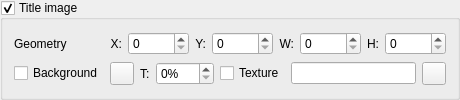
                 <widget class="QGroupBox" name="groupBoxTitle">
                  <property name="toolTip">
                   <string>Control display of title image</string>
                  </property>
                  <property name="title">
                   <string>Title image</string>
                  </property>
                  <property name="checkable">
                   <bool>true</bool>
                  </property>
                  <property name="checked">
                   <bool>true</bool>
                  </property>
                  <layout class="QGridLayout" name="gridLayout_16">
                   <item row="0" column="0">
                    <widget class="QLabel" name="labelSceneTitleGeometry">
                     <property name="text">
                      <string>Geometry</string>
                     </property>
                    </widget>
                   </item>
                   <item row="0" column="1">
                    <layout class="QHBoxLayout" name="horizontalLayout_17">
                     <item>
                      <widget class="QLabel" name="label_56">
                       <property name="sizePolicy">
                        <sizepolicy hsizetype="Fixed" vsizetype="Preferred">
                         <horstretch>0</horstretch>
                         <verstretch>0</verstretch>
                        </sizepolicy>
                       </property>
                       <property name="text">
                        <string>X:</string>
                       </property>
                       <property name="alignment">
                        <set>Qt::AlignRight|Qt::AlignTrailing|Qt::AlignVCenter</set>
                       </property>
                      </widget>
                     </item>
                     <item>
                      <widget class="QSpinBox" name="spinBoxSceneTitlePosX">
                       <property name="toolTip">
                        <string>X coordinate of item position</string>
                       </property>
                       <property name="maximum">
                        <number>99999</number>
                       </property>
                      </widget>
                     </item>
                     <item>
                      <widget class="QLabel" name="label_57">
                       <property name="sizePolicy">
                        <sizepolicy hsizetype="Fixed" vsizetype="Preferred">
                         <horstretch>0</horstretch>
                         <verstretch>0</verstretch>
                        </sizepolicy>
                       </property>
                       <property name="text">
                        <string>Y:</string>
                       </property>
                       <property name="alignment">
                        <set>Qt::AlignRight|Qt::AlignTrailing|Qt::AlignVCenter</set>
                       </property>
                      </widget>
                     </item>
                     <item>
                      <widget class="QSpinBox" name="spinBoxSceneTitlePosY">
                       <property name="toolTip">
                        <string>Y coordinate of item position</string>
                       </property>
                       <property name="maximum">
                        <number>99999</number>
                       </property>
                      </widget>
                     </item>
                     <item>
                      <widget class="QLabel" name="label_58">
                       <property name="sizePolicy">
                        <sizepolicy hsizetype="Fixed" vsizetype="Preferred">
                         <horstretch>0</horstretch>
                         <verstretch>0</verstretch>
                        </sizepolicy>
                       </property>
                       <property name="text">
                        <string>W:</string>
                       </property>
                       <property name="alignment">
                        <set>Qt::AlignRight|Qt::AlignTrailing|Qt::AlignVCenter</set>
                       </property>
                      </widget>
                     </item>
                     <item>
                      <widget class="QSpinBox" name="spinBoxSceneTitleWidth">
                       <property name="toolTip">
                        <string>Item width</string>
                       </property>
                       <property name="maximum">
                        <number>99999</number>
                       </property>
                      </widget>
                     </item>
                     <item>
                      <widget class="QLabel" name="label_59">
                       <property name="sizePolicy">
                        <sizepolicy hsizetype="Fixed" vsizetype="Preferred">
                         <horstretch>0</horstretch>
                         <verstretch>0</verstretch>
                        </sizepolicy>
                       </property>
                       <property name="text">
                        <string>H:</string>
                       </property>
                       <property name="alignment">
                        <set>Qt::AlignRight|Qt::AlignTrailing|Qt::AlignVCenter</set>
                       </property>
                      </widget>
                     </item>
                     <item>
                      <widget class="QSpinBox" name="spinBoxSceneTitleHeight">
                       <property name="toolTip">
                        <string>Item height</string>
                       </property>
                       <property name="maximum">
                        <number>99999</number>
                       </property>
                      </widget>
                     </item>
                    </layout>
                   </item>
                   <item row="1" column="0">
                    <widget class="QCheckBox" name="checkBoxSceneTitleBackground">
                     <property name="toolTip">
                      <string>Use background for this item</string>
                     </property>
                     <property name="text">
                      <string>Background</string>
                     </property>
                    </widget>
                   </item>
                   <item row="1" column="1">
                    <layout class="QHBoxLayout" name="horizontalLayout_18">
                     <item>
                      <widget class="QToolButton" name="toolButtonSceneTitleBackgroundColor">
                       <property name="sizePolicy">
                        <sizepolicy hsizetype="Minimum" vsizetype="Minimum">
                         <horstretch>0</horstretch>
                         <verstretch>0</verstretch>
                        </sizepolicy>
                       </property>
                       <property name="toolTip">
                        <string>Select background color</string>
                       </property>
                       <property name="text">
                        <string/>
                       </property>
                       <property name="icon">
                        <iconset resource="../qmc2.qrc">
                         <normaloff>:/data/img/colors.png</normaloff>:/data/img/colors.png</iconset>
                       </property>
                      </widget>
                     </item>
                     <item>
                      <widget class="QLabel" name="label_60">
                       <property name="text">
                        <string>T:</string>
                       </property>
                      </widget>
                     </item>
                     <item>
                      <widget class="QSpinBox" name="spinBoxSceneTitleBackgroundTransparency">
                       <property name="toolTip">
                        <string>Select background transparency</string>
                       </property>
                       <property name="suffix">
                        <string>%</string>
                       </property>
                       <property name="maximum">
                        <number>100</number>
                       </property>
                      </widget>
                     </item>
                     <item>
                      <widget class="QCheckBox" name="checkBoxSceneTitleBackgroundTexture">
                       <property name="toolTip">
                        <string>Use texture bitmap for background</string>
                       </property>
                       <property name="text">
                        <string>Texture</string>
                       </property>
                      </widget>
                     </item>
                     <item>
                      <widget class="QLineEdit" name="lineEditSceneTitleBackgroundTexture">
                       <property name="toolTip">
                        <string>Texture bitmap for background</string>
                       </property>
                      </widget>
                     </item>
                     <item>
                      <widget class="QToolButton" name="toolButtonBrowseSceneTitleBackgroundTexture">
                       <property name="sizePolicy">
                        <sizepolicy hsizetype="Fixed" vsizetype="Fixed">
                         <horstretch>0</horstretch>
                         <verstretch>0</verstretch>
                        </sizepolicy>
                       </property>
                       <property name="toolTip">
                        <string>Browse texture bitmap for background</string>
                       </property>
                       <property name="icon">
                        <iconset resource="../qmc2.qrc">
                         <normaloff>:/data/img/fileopen.png</normaloff>:/data/img/fileopen.png</iconset>
                       </property>
                      </widget>
                     </item>
                    </layout>
                   </item>
                  </layout>
                 </widget>
